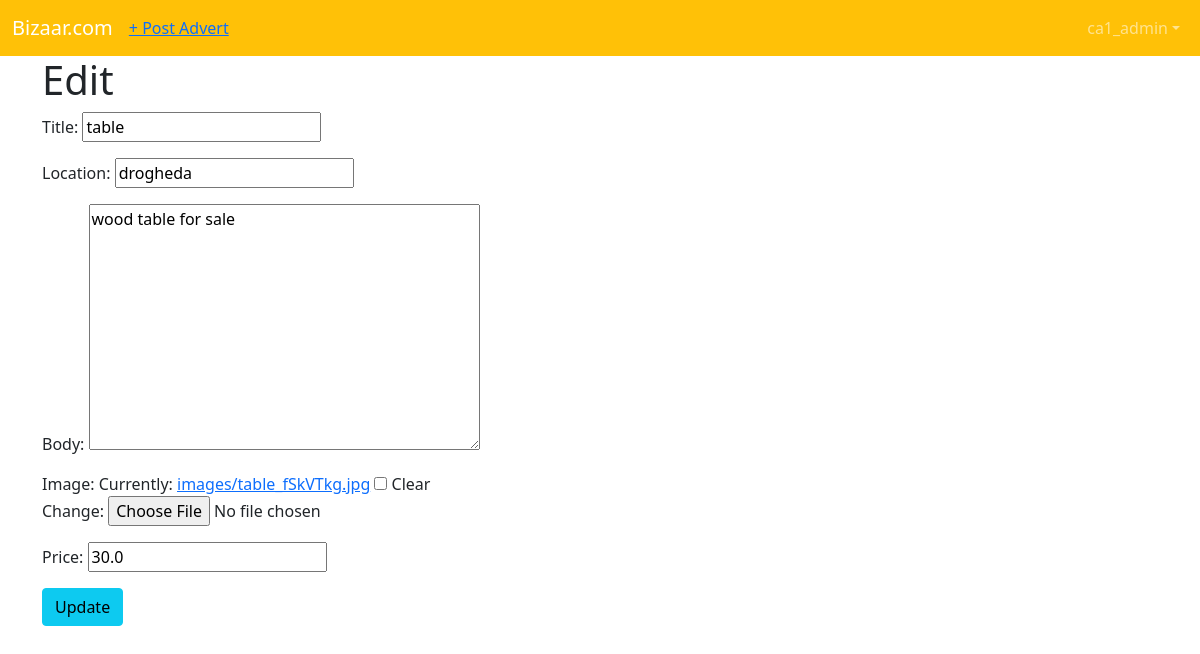
Screenshot of /adverts1/edit/ (signed in) with the database file from the repository.
### accounts/models.py (models this page shows)
class CustomUser(AbstractUser):
    location = models.CharField(max_length=255, null=True)

### adverts/models.py (models this page shows, shortened)
class Advert(models.Model):
    title = models.CharField(max_length=255)
    location = models.CharField(max_length=255)
    image = models.ImageField(upload_to='images', blank=True)
    body = models.TextField()
    date = models.DateTimeField(auto_now_add=True)
    price = models.FloatField(blank=False)
    seller = models.ForeignKey(
        get_user_model(),
        on_delete=models.CASCADE,
    )

### adverts/views.py (the view)
# urls.py: path('<int:pk>/edit/', AdvertUpdateView.as_view(), name='advert_edit'),
class AdvertUpdateView(LoginRequiredMixin, UserPassesTestMixin, UpdateView):
    model = Advert
    fields = ('title', 'location', 'body', 'image',  'price')
    template_name = 'advert_edit.html'
    def test_func(self):
        obj = self.get_object()
        return obj.seller == self.request.user

### templates/advert_edit.html
{% extends 'base.html' %}
{% load static %}
{% block content %}
   <h1>Edit</h1>
   <form action="" method="post">{% csrf_token %}
    {{ form.as_p }}
    <button class="btn btn-info ml-2" type="submit">Update</button>
   </form>
 {% endblock content %}

### templates/base.html (shortened to what this page needs)
{% load static %}
<!DOCTYPE html>
<html lang="en">
  <head>
   <link href="https://cdn.jsdelivr.net/npm/bootstrap@5.0.2/dist/css/bootstrap.min.css"  rel="stylesheet" integrity="sha384-
EVSTQN3/azprG1Anm3QDgpJLIm9Nao0Yz1ztcQTwFspd3yD65VohhpuuCOmLASjC">
  </head>
  <body>
    <nav class="navbar navbar-expand-lg navbar-dark bg-warning ">
      <div class="container-fluid">
        <a class="navbar-brand " href="{% url 'home' %}">Bizaar.com</a>
        {% if user.is_authenticated %}
          <a class="navbar_item" href="{% url 'advert_new' %}">+ Post Advert</a>
        {% endif %}
        <div class="collapse navbar-collapse" id="navbarSupportedContent">
          {% if user.is_authenticated %}
          <ul class="nav navbar-nav ms-auto">
            <li class="nav-item dropdown">
                <a href="#" class="nav-link dropdown-toggle" data-bs-toggle="dropdown">{{user.username}}</a>
            </li>
        </ul>
      {% endif %}
      </div>
    </nav>
    <div class="container">
          {% block content %}
          {% endblock content %}
    </div>
  </body>
</html>

### rows the page displays
CustomUser: username "ca1_admin"
Advert: title "table", location "drogheda", body "wood table for sale", price "30.0"
